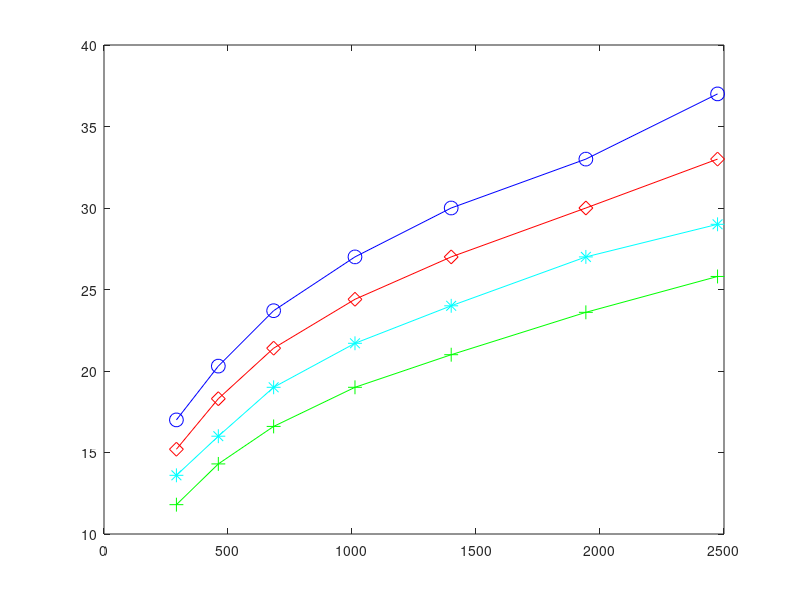

MATLAB code to generate this figure: (Note: this script raises an error after producing the figure.)
%plot figures 


%communication efficient
time = [292 461 684 1012 1400  1943 2474];
regret_basic = [17 20.3 23.7 27 30 33 37];
regret_our_beta1 = [15.2 18.3 21.4 24.4 27 30 33];
regret_our_beta2 = [13.6 16 19 21.7 24 27 29];
regret_our_beta3 = [11.8 14.3 16.6 19 21 23.6 25.8];
plot(time, regret_basic, '-ob','MarkerSize',10);
hold on;
plot(time, regret_our_beta1, '-dr','MarkerSize',10);
hold on;
plot(time, regret_our_beta2, '-*c','MarkerSize',10);
hold on;
plot(time, regret_our_beta3, '-+g','MarkerSize',10);
pax = gca;
pax.FontSize = 15;
axis([280 2500 10 40]);

xlabel('Time(s)');
ylabel('Dynamic regret');
legend('DOGD-PRE', 'DOGD-OUR(\beta=0.9)','DOGD-OUR(\beta=0.8)','DOGD-OUR(\beta=0.7)',...
    'Location','southeast'); 




























